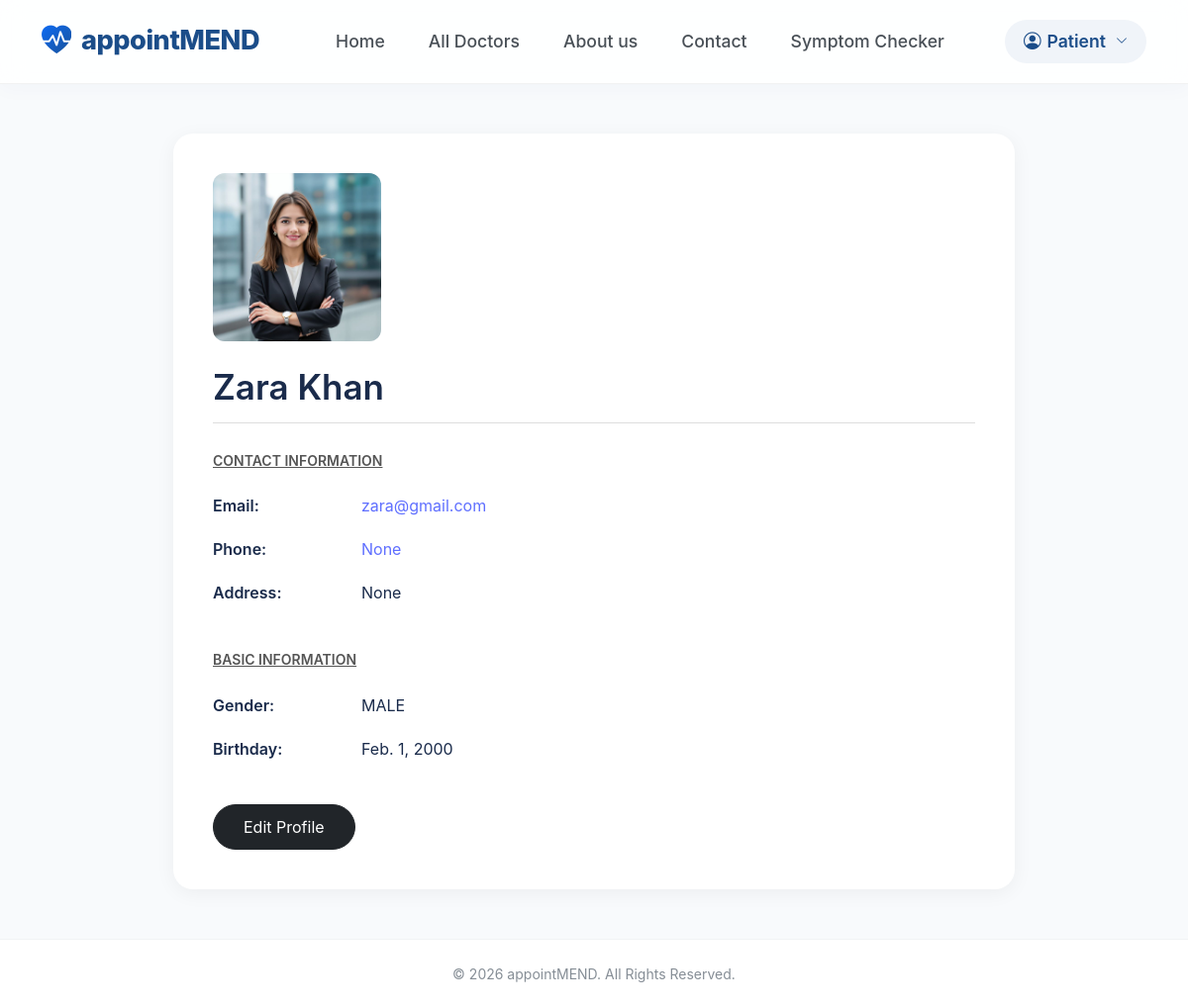
/accounts/patient_profile/ (signed in), run on the app's committed database.
### accounts/models.py (models this page shows, shortened)
class PatientProfile(models.Model):
    user = models.OneToOneField(User, on_delete=models.CASCADE)
    full_name = models.CharField(max_length=100)
    gender = models.CharField(
        max_length=10,
        choices=[
            ('MALE', 'Male'),
            ('FEMALE', 'Female'),
            ('OTHER', 'Other'),
        ]
    )
    date_of_birth = models.DateField(null=True, blank=True)
    phone = models.CharField(max_length=15, blank=True, null=True)
    address = models.TextField(blank=True, null=True)
    image = models.ImageField(upload_to='patients/', blank=True)

class User(AbstractUser):
    ROLE_CHOICES = (
        ('PATIENT', 'Patient'),
        ('DOCTOR', 'Doctor'),
    )
    email = models.EmailField(unique=True)
    role = models.CharField(max_length=10, choices=ROLE_CHOICES)
    USERNAME_FIELD = 'email'
    REQUIRED_FIELDS = ['username']

### accounts/views.py (the view, shortened to what this page needs)
# urls.py: path('patient_profile/', views.patient_profile, name='patient_profile'),
@login_required
def patient_profile(request):
    profile = request.user.patientprofile
    edit_mode = request.GET.get('edit') == 'true'
    context = {
        'profile': profile,
        'edit_mode': edit_mode,
    }
    return render(request, 'patient_profile.html', context )

### templates/patient_profile.html (shortened to what this page needs)
{% extends "base.html" %}
{% block content %}
<div class="container profile-wrapper">
    <div class="profile-card">
        {% if profile.image %}
            <img src="{{ profile.image.url }}" class="profile-pic">
        {% else %}
            <img src="https://via.placeholder.com/170" class="profile-pic">
        {% endif %}
        {% if not edit_mode %}
            <h1 class="user-name">
                {{ profile.full_name }}
            </h1>
            <div class="mb-5">
                <h6 class="section-title">
                    Contact Information
                </h6>
                <div class="info-row">
                    <span class="info-label">Email:</span>
                    <span class="info-value">{{ request.user.email }}</span>
                </div>
                <div class="info-row">
                    <span class="info-label">Phone:</span>
                    <span class="info-value">{{ profile.phone }}</span>
                </div>
                <div class="info-row">
                    <span class="info-label">Address:</span>
                    <span>{{ profile.address }}</span>
                </div>
            </div>
            <div>
                <h6 class="section-title">
                    Basic Information
                </h6>
                <div class="info-row">
                    <span class="info-label">Gender:</span>
                    <span>{{ profile.gender }}</span>
                </div>
                <div class="info-row">
                    <span class="info-label">Birthday:</span>
                    <span>{{ profile.date_of_birth }}</span>
                </div>
            </div>
            <a href="?edit=true" class="btn btn-dark btn-edit mt-4">
                Edit Profile
            </a>
        {% endif %}
    </div>
</div>
{% endblock %}

### static/css/style.css (style rules this page uses)
:root { --primary-blue: #1b4d89; --light-bg: #f0f5fa; --text-dark: #1a2b4b; }
body { font-family: 'Inter', sans-serif; color: var(--text-dark); overflow-x: hidden; }

### templates/base.html (style rules this page uses)
body { background-color: #ffffff; font-family: 'Inter', Arial, sans-serif; }

### templates/patient_profile.html (style rules this page uses)
body { background: #f8fafc; }
.profile-wrapper { padding: 50px 0; display:flex; justify-content:center; align-items: center; }
.profile-card { background: white; padding: 40px; border-radius: 20px; box-shadow: 0 4px 20px rgba(0,0,0,0.05); width: 100%; max-width:850px; }
.profile-pic { width: 170px; height: 170px; object-fit: cover; border-radius: 12px; background: #f1f5f9; }
.user-name { font-size: 35px; font-weight: 600; margin-top: 25px; margin-bottom: 30px; border-bottom: 1px solid #ddd; padding-bottom: 15px; }
.section-title { font-size: 14px; font-weight: 600; text-transform: uppercase; margin-bottom: 25px; color: #555; text-decoration: underline; }
.info-row { display: grid; grid-template-columns: 150px 1fr; margin-bottom: 20px; }
.info-label { font-weight: 600; }
.info-value { color: #5f6fff; }
.btn-edit { border-radius: 30px; padding: 10px 30px; }

### data on the page
PatientProfile: image (picture), full_name "Zara Khan", phone "None", address "None", gender "MALE", date_of_birth "Feb. 1, 2000"
User: user.email "zara@gmail.com"
